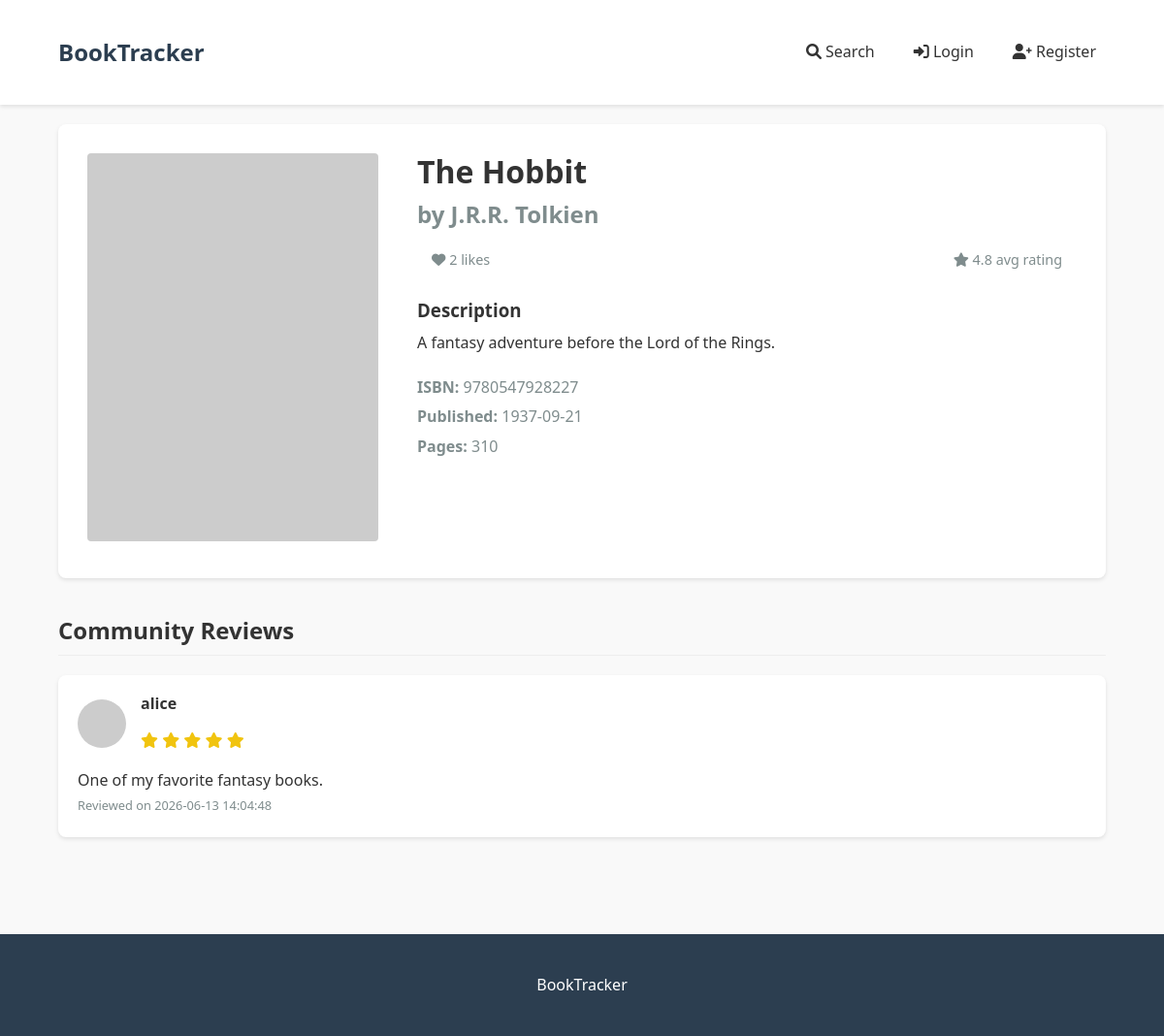
Screenshot of /book/1 with the database file from the repository.
### tables this page shows
CREATE TABLE books (
    id INTEGER PRIMARY KEY AUTOINCREMENT,
    title TEXT NOT NULL,
    author TEXT NOT NULL,
    isbn TEXT UNIQUE,
    description TEXT,
    cover_image TEXT,
    published_date DATE,
    page_count INTEGER,
    average_rating REAL DEFAULT 0.0,
    created_at DATETIME DEFAULT CURRENT_TIMESTAMP
);

CREATE TABLE user_books (
    id INTEGER PRIMARY KEY AUTOINCREMENT,
    user_id INTEGER NOT NULL,
    book_id INTEGER NOT NULL,
    status TEXT CHECK (status IN ('want_to_read', 'currently_reading', 'read')),
    rating REAL,
    review TEXT,
    start_date DATE,
    finish_date DATE,
    created_at DATETIME DEFAULT CURRENT_TIMESTAMP,
    updated_at DATETIME DEFAULT CURRENT_TIMESTAMP,
    UNIQUE(user_id, book_id),
    FOREIGN KEY (user_id) REFERENCES users(id) ON DELETE CASCADE,
    FOREIGN KEY (book_id) REFERENCES books(id) ON DELETE CASCADE
);

CREATE TABLE users (
    id INTEGER PRIMARY KEY AUTOINCREMENT,
    username TEXT UNIQUE NOT NULL,
    email TEXT UNIQUE NOT NULL,
    password_hash TEXT NOT NULL,
    bio TEXT,
    profile_picture TEXT,
    created_at DATETIME DEFAULT CURRENT_TIMESTAMP,
    updated_at DATETIME DEFAULT CURRENT_TIMESTAMP
);

### app.py (the view, shortened to what this page needs)
@app.route('/book/<int:book_id>')
def book_detail(book_id):
    conn = get_db_connection()
    book = conn.execute('''
        SELECT * FROM books WHERE id = ?
    ''', (book_id,)).fetchone()
    if not book:
        flash('Book not found!', 'error')
        return redirect(url_for('index'))
    user_status = None
    likes_count = conn.execute('''
        SELECT COUNT(*) as count FROM likes WHERE book_id = ?
    ''', (book_id,)).fetchone()['count']
    user_liked = False
    if 'user_id' in session:
        like = conn.execute('''
            SELECT * FROM likes
            WHERE user_id = ? AND book_id = ?
        ''', (session['user_id'], book_id)).fetchone()
        user_liked = like is not None
    reviews = conn.execute('''
        SELECT ub.*, u.username, u.profile_picture
        FROM user_books ub
        JOIN users u ON ub.user_id = u.id
        WHERE ub.book_id = ? AND ub.review IS NOT NULL
        ORDER BY ub.updated_at DESC
    ''', (book_id,)).fetchall()
    conn.close()
    return render_template('book.html',
                         book=book,
                         user_status=user_status,
                         likes_count=likes_count,
                         user_liked=user_liked,
                         reviews=reviews)

### app.py (called while the page is built)
def get_db_connection():
    conn = sqlite3.connect(DATABASE)
    conn.row_factory = sqlite3.Row
    return conn

### templates/book.html (shortened to what this page needs)
{% extends "base.html" %}
{% block content %}
    <div class="book-detail">
        <div class="book-cover">
            <img src="{{ book['cover_image'] or 'https://via.placeholder.com/300x400' }}" alt="{{ book['title'] }}">
        </div>
        <div class="book-info">
            <h1>{{ book['title'] }}</h1>
            <h2>by {{ book['author'] }}</h2>
            <div class="book-stats">
                <span><i class="fas fa-heart"></i> {{ likes_count }} likes</span>
                <span><i class="fas fa-star"></i> {{ book['average_rating'] or '0.0' }} avg rating</span>
            </div>
            <div class="book-description">
                <h3>Description</h3>
                <p>{{ book['description'] or 'No description available.' }}</p>
            </div>
            <div class="book-meta">
                {% if book['isbn'] %}
                    <p><strong>ISBN:</strong> {{ book['isbn'] }}</p>
                {% endif %}
                {% if book['published_date'] %}
                    <p><strong>Published:</strong> {{ book['published_date'] }}</p>
                {% endif %}
                {% if book['page_count'] %}
                    <p><strong>Pages:</strong> {{ book['page_count'] }}</p>
                {% endif %}
            </div>
        </div>
    </div>
    <div class="section">
        <h2>Community Reviews</h2>
        {% if reviews %}
            {% for review in reviews %}
                <div class="review">
                    <div class="review-header">
                        <img src="{{ review['profile_picture'] or 'https://via.placeholder.com/50' }}" alt="{{ review['username'] }}" class="review-avatar">
                        <div>
                            <h4>{{ review['username'] }}</h4>
                            <div class="review-rating">
                                {% for i in range(1, 6) %}
                                    <i class="fas fa-star{% if i > review['rating'] %}-o{% endif %}"></i>
                                {% endfor %}
                            </div>
                        </div>
                    </div>
                    <p>{{ review['review'] }}</p>
                    <small>Reviewed on {{ review['updated_at'] }}</small>
                </div>
            {% endfor %}
        {% else %}
            <p>No reviews yet. Be the first to review this book!</p>
        {% endif %}
    </div>
{% endblock %}

### static/css/style.css (style rules this page uses)
:root { --primary-color: #3498db; --secondary-color: #2ecc71; --dark-color: #2c3e50; --light-color: #ecf0f1; --danger-color: #e74c3c; --warning-color: #f39c12; --success-color: #2ecc71; --text-color: #333; --text-light: #7f8c8d; }
* { margin: 0; padding: 0; box-sizing: border-box; }
body { font-family: 'Segoe UI', Tahoma, Geneva, Verdana, sans-serif; line-height: 1.6; color: var(--text-color); background-color: #f9f9f9; }
h1, h2, h3, h4 { margin-bottom: 1rem; line-height: 1.2; }
img { max-width: 100%; height: auto; }
.book-stats { padding: 0 15px 10px; display: flex; justify-content: space-between; color: var(--text-light); font-size: 0.9rem; }
.book-detail { display: flex; gap: 40px; margin-bottom: 40px; background-color: white; padding: 30px; border-radius: 8px; box-shadow: 0 2px 4px rgba(0, 0, 0, 0.1); }
.book-cover { flex: 0 0 300px; }
.book-cover img { width: 100%; border-radius: 4px; }
.book-info { flex: 1; }
.book-info h1 { font-size: 2rem; margin-bottom: 10px; }
.book-info h2 { color: var(--text-light); margin-bottom: 20px; }
.book-description { margin: 20px 0; }
.book-description h3 { margin-bottom: 10px; }
.book-meta { margin-top: 20px; color: var(--text-light); }
.book-meta p { margin-bottom: 5px; }
.review { background-color: white; padding: 20px; border-radius: 8px; box-shadow: 0 2px 4px rgba(0, 0, 0, 0.1); margin-bottom: 20px; }
.review-header { display: flex; gap: 15px; margin-bottom: 15px; align-items: center; }
.review-avatar { width: 50px; height: 50px; border-radius: 50%; object-fit: cover; }
.review-rating { color: #f1c40f; }
.review small { color: var(--text-light); font-size: 0.8rem; }
.section { margin-bottom: 40px; }
.section h2 { margin-bottom: 20px; padding-bottom: 10px; border-bottom: 1px solid #eee; }

### rows the page displays
books: title "The Hobbit", author "J.R.R. Tolkien", average_rating "4.8", description "A fantasy adventure before the Lord of the Rings.", isbn "9780547928227", published_date "1937-09-21", page_count "310"
user_books: username "alice", rating 5 (drawn), review "One of my favorite fantasy books.", updated_at "2026-06-13 14:04:48"

### other values shown
{{ likes_count }} "2"
